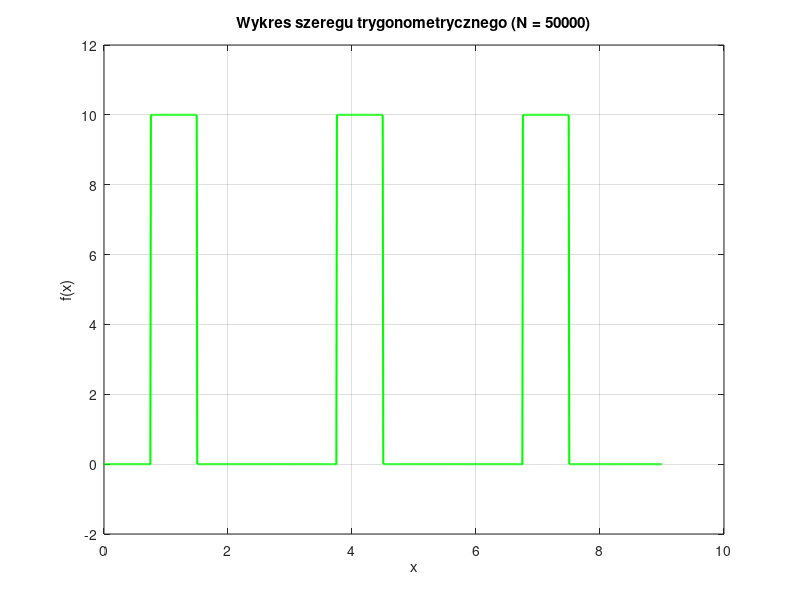

The MATLAB source for this figure:
T = 3;                  
A = 5;                  
N = 50000;               

x = linspace(0, 3*T, 1000);
f = zeros(size(x));

for n = 0:N
    if n == 0
        A_n = A / 2;
    else
        A_n = A * (sin(pi * n/4) / (pi * n/4));
    end
    phi_n = -(3/4) * pi * n;
    f = f + A_n * cos(2 * pi * (n / T) * x + phi_n);
end

figure;
plot(x, f, 'g-', 'LineWidth', 1.5);
grid on;
title(['Wykres szeregu trygonometrycznego (N = ', num2str(N), ')']);
xlabel('x');
ylabel('f(x)');
